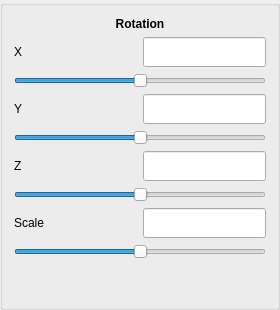
       <widget class="QGroupBox" name="groupBox_4">
        <property name="sizePolicy">
         <sizepolicy hsizetype="Fixed" vsizetype="Preferred">
          <horstretch>0</horstretch>
          <verstretch>0</verstretch>
         </sizepolicy>
        </property>
        <property name="minimumSize">
         <size>
          <width>280</width>
          <height>310</height>
         </size>
        </property>
        <property name="maximumSize">
         <size>
          <width>280</width>
          <height>16777215</height>
         </size>
        </property>
        <property name="title">
         <string/>
        </property>
        <layout class="QFormLayout" name="formLayout_3">
         <item row="0" column="0" colspan="2">
          <layout class="QVBoxLayout" name="verticalLayout_11">
           <item>
            <widget class="QLabel" name="RotationLabel">
             <property name="minimumSize">
              <size>
               <width>0</width>
               <height>0</height>
              </size>
             </property>
             <property name="maximumSize">
              <size>
               <width>260</width>
               <height>30</height>
              </size>
             </property>
             <property name="font">
              <font>
               <weight>75</weight>
               <bold>true</bold>
              </font>
             </property>
             <property name="text">
              <string>Rotation</string>
             </property>
             <property name="alignment">
              <set>Qt::AlignCenter</set>
             </property>
            </widget>
           </item>
           <item>
            <layout class="QHBoxLayout" name="horizontalLayout_9">
             <item>
              <widget class="QLabel" name="label_9">
               <property name="sizePolicy">
                <sizepolicy hsizetype="Preferred" vsizetype="Preferred">
                 <horstretch>0</horstretch>
                 <verstretch>0</verstretch>
                </sizepolicy>
               </property>
               <property name="maximumSize">
                <size>
                 <width>150</width>
                 <height>30</height>
                </size>
               </property>
               <property name="text">
                <string>X</string>
               </property>
              </widget>
             </item>
             <item>
              <widget class="QLineEdit" name="ValueRotationX">
               <property name="sizePolicy">
                <sizepolicy hsizetype="Fixed" vsizetype="Fixed">
                 <horstretch>0</horstretch>
                 <verstretch>0</verstretch>
                </sizepolicy>
               </property>
               <property name="minimumSize">
                <size>
                 <width>0</width>
                 <height>30</height>
                </size>
               </property>
               <property name="maximumSize">
                <size>
                 <width>150</width>
                 <height>30</height>
                </size>
               </property>
               <property name="focusPolicy">
                <enum>Qt::ClickFocus</enum>
               </property>
              </widget>
             </item>
            </layout>
           </item>
           <item>
            <widget class="QSlider" name="RotationX">
             <property name="sizePolicy">
              <sizepolicy hsizetype="Fixed" vsizetype="Fixed">
               <horstretch>0</horstretch>
               <verstretch>0</verstretch>
              </sizepolicy>
             </property>
             <property name="minimumSize">
              <size>
               <width>0</width>
               <height>0</height>
              </size>
             </property>
             <property name="maximumSize">
              <size>
               <width>260</width>
               <height>30</height>
              </size>
             </property>
             <property name="minimum">
              <number>-180</number>
             </property>
             <property name="maximum">
              <number>180</number>
             </property>
             <property name="orientation">
              <enum>Qt::Horizontal</enum>
             </property>
            </widget>
           </item>
           <item>
            <layout class="QHBoxLayout" name="horizontalLayout_10">
             <item>
              <widget class="QLabel" name="label_10">
               <property name="sizePolicy">
                <sizepolicy hsizetype="Preferred" vsizetype="Preferred">
                 <horstretch>0</horstretch>
                 <verstretch>0</verstretch>
                </sizepolicy>
               </property>
               <property name="maximumSize">
                <size>
                 <width>150</width>
                 <height>30</height>
                </size>
               </property>
               <property name="text">
                <string>Y</string>
               </property>
              </widget>
             </item>
             <item>
              <widget class="QLineEdit" name="ValueRotationY">
               <property name="sizePolicy">
                <sizepolicy hsizetype="Fixed" vsizetype="Fixed">
                 <horstretch>0</horstretch>
                 <verstretch>0</verstretch>
                </sizepolicy>
               </property>
               <property name="minimumSize">
                <size>
                 <width>0</width>
                 <height>30</height>
                </size>
               </property>
               <property name="maximumSize">
                <size>
                 <width>150</width>
                 <height>30</height>
                </size>
               </property>
               <property name="focusPolicy">
                <enum>Qt::ClickFocus</enum>
               </property>
              </widget>
             </item>
            </layout>
           </item>
           <item>
            <widget class="QSlider" name="RotationY">
             <property name="sizePolicy">
              <sizepolicy hsizetype="Fixed" vsizetype="Fixed">
               <horstretch>0</horstretch>
               <verstretch>0</verstretch>
              </sizepolicy>
             </property>
             <property name="minimumSize">
              <size>
               <width>0</width>
               <height>0</height>
              </size>
             </property>
             <property name="maximumSize">
              <size>
               <width>260</width>
               <height>30</height>
              </size>
             </property>
             <property name="minimum">
              <number>-180</number>
             </property>
             <property name="maximum">
              <number>180</number>
             </property>
             <property name="orientation">
              <enum>Qt::Horizontal</enum>
             </property>
            </widget>
           </item>
           <item>
            <layout class="QHBoxLayout" name="horizontalLayout_11">
             <item>
              <widget class="QLabel" name="label_11">
               <property name="sizePolicy">
                <sizepolicy hsizetype="Fixed" vsizetype="Preferred">
                 <horstretch>0</horstretch>
                 <verstretch>0</verstretch>
                </sizepolicy>
               </property>
               <property name="maximumSize">
                <size>
                 <width>150</width>
                 <height>30</height>
                </size>
               </property>
               <property name="text">
                <string>Z</string>
               </property>
              </widget>
             </item>
             <item>
              <widget class="QLineEdit" name="ValueRotationZ">
               <property name="sizePolicy">
                <sizepolicy hsizetype="Fixed" vsizetype="Fixed">
                 <horstretch>0</horstretch>
                 <verstretch>0</verstretch>
                </sizepolicy>
               </property>
               <property name="minimumSize">
                <size>
                 <width>0</width>
                 <height>30</height>
                </size>
               </property>
               <property name="maximumSize">
                <size>
                 <width>150</width>
                 <height>30</height>
                </size>
               </property>
               <property name="focusPolicy">
                <enum>Qt::ClickFocus</enum>
               </property>
              </widget>
             </item>
            </layout>
           </item>
           <item>
            <widget class="QSlider" name="RotationZ">
             <property name="sizePolicy">
              <sizepolicy hsizetype="Fixed" vsizetype="Fixed">
               <horstretch>0</horstretch>
               <verstretch>0</verstretch>
              </sizepolicy>
             </property>
             <property name="minimumSize">
              <size>
               <width>0</width>
               <height>0</height>
              </size>
             </property>
             <property name="maximumSize">
              <size>
               <width>260</width>
               <height>30</height>
              </size>
             </property>
             <property name="minimum">
              <number>-180</number>
             </property>
             <property name="maximum">
              <number>180</number>
             </property>
             <property name="orientation">
              <enum>Qt::Horizontal</enum>
             </property>
            </widget>
           </item>
           <item>
            <layout class="QHBoxLayout" name="horizontalLayout_12">
             <item>
              <widget class="QLabel" name="ScaleMashLabel">
               <property name="sizePolicy">
                <sizepolicy hsizetype="Preferred" vsizetype="Preferred">
                 <horstretch>0</horstretch>
                 <verstretch>0</verstretch>
                </sizepolicy>
               </property>
               <property name="maximumSize">
                <size>
                 <width>150</width>
                 <height>30</height>
                </size>
               </property>
               <property name="text">
                <string>Scale</string>
               </property>
               <property name="textFormat">
                <enum>Qt::AutoText</enum>
               </property>
              </widget>
             </item>
             <item>
              <widget class="QLineEdit" name="ValueMashScale">
               <property name="sizePolicy">
                <sizepolicy hsizetype="Fixed" vsizetype="Fixed">
                 <horstretch>0</horstretch>
                 <verstretch>0</verstretch>
                </sizepolicy>
               </property>
               <property name="minimumSize">
                <size>
                 <width>0</width>
                 <height>30</height>
                </size>
               </property>
               <property name="maximumSize">
                <size>
                 <width>150</width>
                 <height>30</height>
                </size>
               </property>
               <property name="focusPolicy">
                <enum>Qt::ClickFocus</enum>
               </property>
              </widget>
             </item>
            </layout>
           </item>
           <item>
            <widget class="QSlider" name="MashScale">
             <property name="sizePolicy">
              <sizepolicy hsizetype="Fixed" vsizetype="Fixed">
               <horstretch>0</horstretch>
               <verstretch>0</verstretch>
              </sizepolicy>
             </property>
             <property name="minimumSize">
              <size>
               <width>0</width>
               <height>0</height>
              </size>
             </property>
             <property name="maximumSize">
              <size>
               <width>260</width>
               <height>30</height>
              </size>
             </property>
             <property name="minimum">
              <number>-100</number>
             </property>
             <property name="maximum">
              <number>100</number>
             </property>
             <property name="orientation">
              <enum>Qt::Horizontal</enum>
             </property>
            </widget>
           </item>
          </layout>
         </item>
        </layout>
       </widget>
